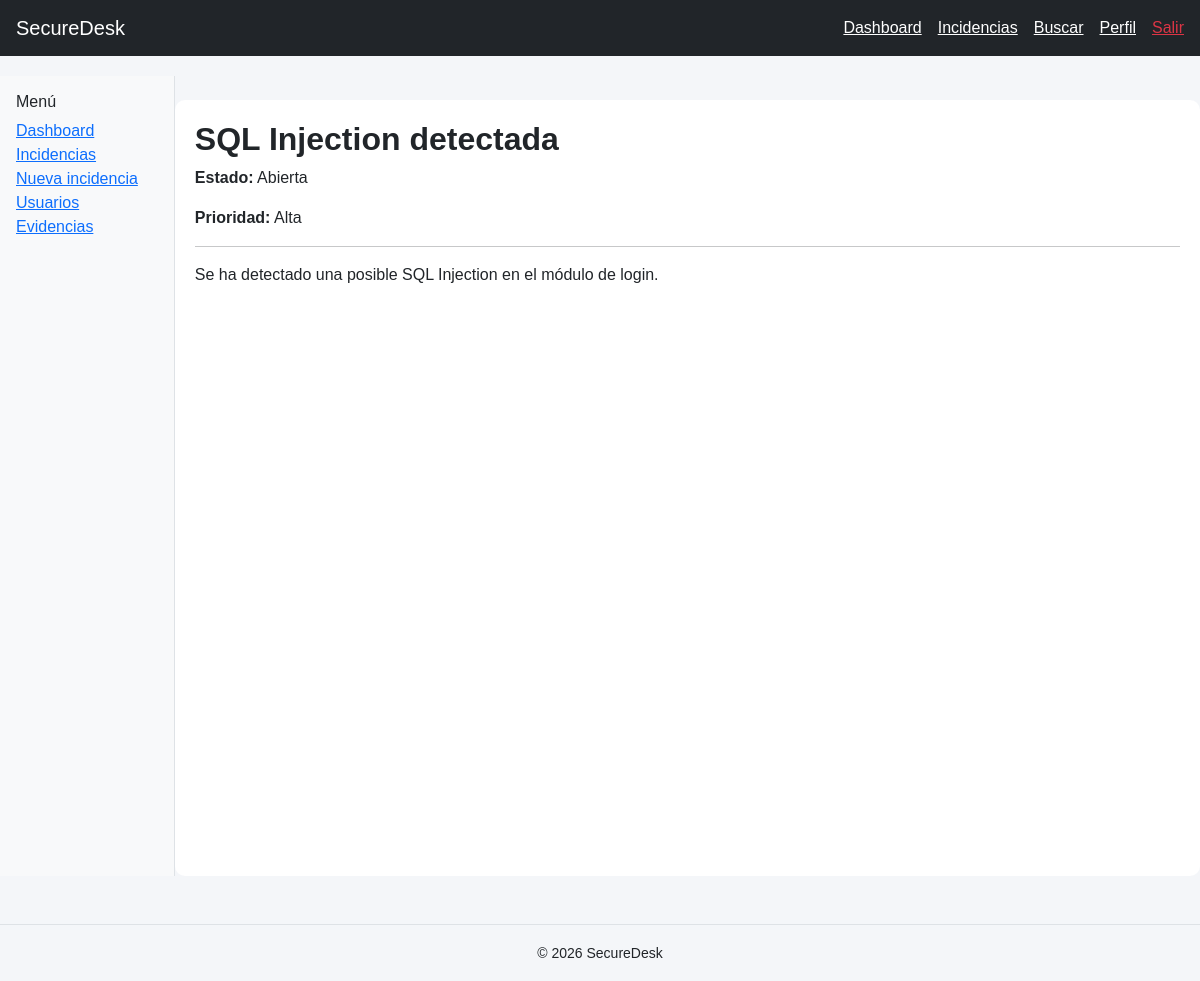
Page /incident.php?id=1 (signed in) on the committed database.
### tables this page shows
CREATE TABLE incidencias (
    id INT AUTO_INCREMENT PRIMARY KEY,
    titulo VARCHAR(200) NOT NULL,
    descripcion TEXT NOT NULL,
    prioridad ENUM('Baja','Media','Alta','Crítica') DEFAULT 'Media',
    estado ENUM('Abierta','En progreso','Cerrada') DEFAULT 'Abierta',
    usuario_id INT,
    fecha_creacion TIMESTAMP DEFAULT CURRENT_TIMESTAMP,
    FOREIGN KEY(usuario_id) REFERENCES usuarios(id)
);

### incident.php (the view, shortened to what this page needs)
<?php
require_once "config/database.php";
require_once "templates/header.php";
$id = $_GET["id"];
$incidencia = $conexion->query("SELECT * FROM incidencias WHERE id=$id")->fetch(PDO::FETCH_ASSOC);
?>
<?php include "templates/navbar.php"; ?>
<div class="d-flex">
    <?php include "templates/sidebar.php"; ?>
    <div class="container mt-4">
        <h2><?php echo $incidencia["titulo"]; ?></h2>
        <p><strong>Estado:</strong> <?php echo $incidencia["estado"]; ?></p>
        <p><strong>Prioridad:</strong> <?php echo $incidencia["prioridad"]; ?></p>
        <hr>
        <p><?php echo $incidencia["descripcion"]; ?></p>
    </div>
</div>
<?php require_once "templates/footer.php"; ?>

### assets/css/style.css (style rules this page uses)
body { background-color: #f4f6f9; font-family: Arial, sans-serif; }
h2 { font-weight: bold; }
.container { background: white; padding: 20px; border-radius: 10px; }

### rows in the picture
incidencias: titulo "SQL Injection detectada", estado "Abierta", prioridad "Alta", descripcion "Se ha detectado una posible SQL Injection en el módulo de login."
